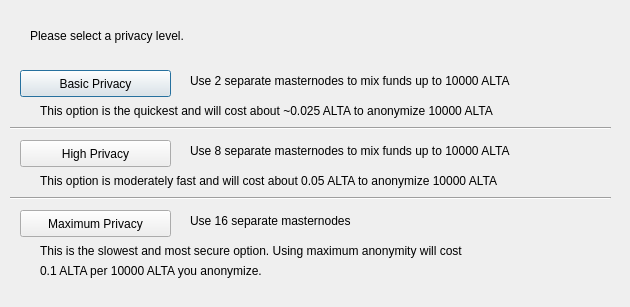
<?xml version="1.0" encoding="UTF-8"?>
<ui version="4.0">
 <class>DarksendConfig</class>
 <widget class="QDialog" name="DarksendConfig">
  <property name="geometry">
   <rect>
    <x>0</x>
    <y>0</y>
    <width>630</width>
    <height>307</height>
   </rect>
  </property>
  <property name="windowTitle">
   <string>Configure Darksend</string>
  </property>
  <widget class="QPushButton" name="buttonBasic">
   <property name="geometry">
    <rect>
     <x>20</x>
     <y>70</y>
     <width>151</width>
     <height>27</height>
    </rect>
   </property>
   <property name="text">
    <string>Basic Privacy</string>
   </property>
  </widget>
  <widget class="QPushButton" name="buttonHigh">
   <property name="geometry">
    <rect>
     <x>20</x>
     <y>140</y>
     <width>151</width>
     <height>27</height>
    </rect>
   </property>
   <property name="text">
    <string>High Privacy</string>
   </property>
  </widget>
  <widget class="QPushButton" name="buttonMax">
   <property name="geometry">
    <rect>
     <x>20</x>
     <y>210</y>
     <width>151</width>
     <height>27</height>
    </rect>
   </property>
   <property name="text">
    <string>Maximum Privacy</string>
   </property>
  </widget>
  <widget class="QLabel" name="label">
   <property name="geometry">
    <rect>
     <x>30</x>
     <y>20</y>
     <width>571</width>
     <height>31</height>
    </rect>
   </property>
   <property name="text">
    <string>Please select a privacy level.</string>
   </property>
  </widget>
  <widget class="QLabel" name="label_2">
   <property name="geometry">
    <rect>
     <x>190</x>
     <y>70</y>
     <width>421</width>
     <height>21</height>
    </rect>
   </property>
   <property name="text">
    <string>Use 2 separate masternodes to mix funds up to 10000 ALTA</string>
   </property>
  </widget>
  <widget class="QLabel" name="label_3">
   <property name="geometry">
    <rect>
     <x>190</x>
     <y>140</y>
     <width>411</width>
     <height>21</height>
    </rect>
   </property>
   <property name="text">
    <string>Use 8 separate masternodes to mix funds up to 10000 ALTA</string>
   </property>
  </widget>
  <widget class="QLabel" name="label_4">
   <property name="geometry">
    <rect>
     <x>190</x>
     <y>210</y>
     <width>421</width>
     <height>21</height>
    </rect>
   </property>
   <property name="text">
    <string>Use 16 separate masternodes</string>
   </property>
  </widget>
  <widget class="QLabel" name="label_6">
   <property name="geometry">
    <rect>
     <x>40</x>
     <y>100</y>
     <width>561</width>
     <height>21</height>
    </rect>
   </property>
   <property name="text">
    <string>This option is the quickest and will cost about ~0.025 ALTA to anonymize 10000 ALTA</string>
   </property>
  </widget>
  <widget class="QLabel" name="label_7">
   <property name="geometry">
    <rect>
     <x>40</x>
     <y>170</y>
     <width>561</width>
     <height>21</height>
    </rect>
   </property>
   <property name="text">
    <string>This option is moderately fast and will cost about 0.05 ALTA to anonymize 10000 ALTA</string>
   </property>
  </widget>
  <widget class="QLabel" name="label_8">
   <property name="geometry">
    <rect>
     <x>40</x>
     <y>240</y>
     <width>561</width>
     <height>21</height>
    </rect>
   </property>
   <property name="text">
    <string>This is the slowest and most secure option. Using maximum anonymity will cost</string>
   </property>
  </widget>
  <widget class="QLabel" name="label_9">
   <property name="geometry">
    <rect>
     <x>40</x>
     <y>260</y>
     <width>561</width>
     <height>21</height>
    </rect>
   </property>
   <property name="text">
    <string>0.1 ALTA per 10000 ALTA you anonymize.</string>
   </property>
  </widget>
  <widget class="Line" name="line">
   <property name="geometry">
    <rect>
     <x>10</x>
     <y>120</y>
     <width>601</width>
     <height>16</height>
    </rect>
   </property>
   <property name="orientation">
    <enum>Qt::Horizontal</enum>
   </property>
  </widget>
  <widget class="Line" name="line_2">
   <property name="geometry">
    <rect>
     <x>10</x>
     <y>190</y>
     <width>601</width>
     <height>16</height>
    </rect>
   </property>
   <property name="orientation">
    <enum>Qt::Horizontal</enum>
   </property>
  </widget>
 </widget>
 <resources/>
 <connections/>
</ui>
